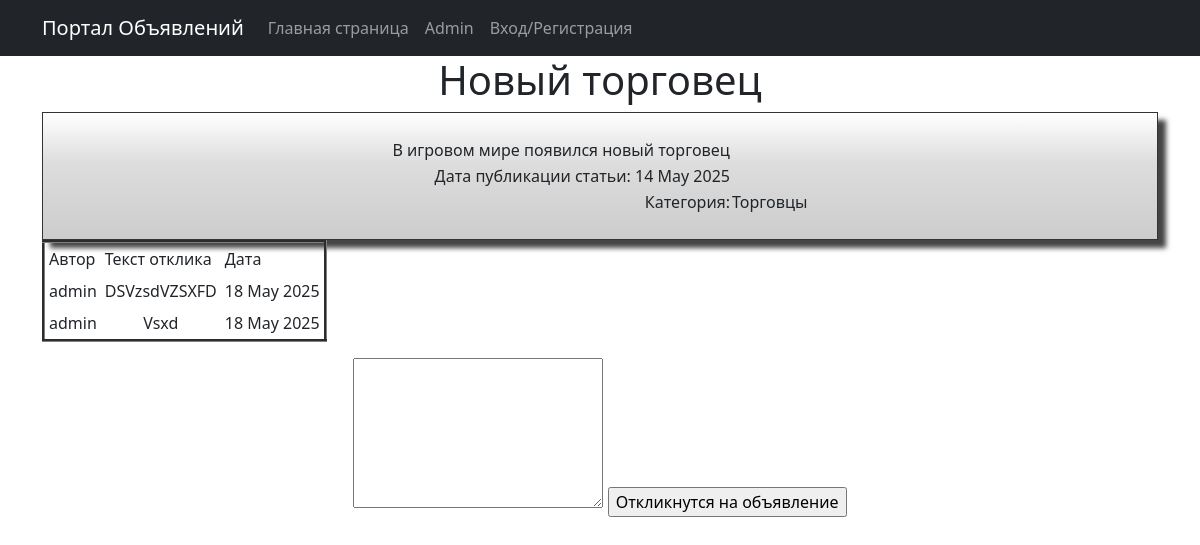
/4, run on the app's committed database.
### advertisement/models.py (models this page shows, shortened)
class Advertisement(models.Model):
    user_id = models.ForeignKey(User, on_delete=models.CASCADE)
    title_ad = models.CharField(max_length=128)
    text_ad = CKEditor5Field()
    category = models.ForeignKey(Category, on_delete=models.CASCADE)
    date_time = models.DateTimeField(auto_now_add=True)

class Category(models.Model):
    name = models.CharField(max_length=64, unique=True)
    def __str__(self):
        return self.name

class Feedback(models.Model):
    ad_id = models.ForeignKey(Advertisement, on_delete=models.CASCADE)
    user_id = models.ForeignKey(User, on_delete=models.CASCADE)
    text_feedback = models.CharField(max_length = 255)
    feedback_received = models.BooleanField(default = False)
    date_time = models.DateTimeField(auto_now_add=True)

### advertisement/views.py (the view)
# urls.py: path('<int:pk>', AdDetail.as_view(), name='ad_detail'),
class AdDetail(DetailView):
    model = Advertisement
    template_name = 'advertisement/ad_detail.html'
    context_object_name = 'ad_detail'
    def get_context_data(self, **kwargs):
        ad = self.get_object()
        if ad.user_id == self.request.user:
            author_ad = True
        else:
            author_ad = False
        context = super().get_context_data(**kwargs)
        context['feedbacks'] = Feedback.objects.filter(ad_id=ad.pk)
        context['author_ad'] = author_ad
        context['not_author_ad'] = not author_ad
        return context

### templates/advertisement/ad_detail.html (shortened to what this page needs)
{% extends 'flatpages/default.html' %}
{% block content %}
<h1>{{ ad_detail.title_ad }}</h1>
        <div class="shadowbox">
                <table align="center">
                    <tr><td align="left">{{ ad_detail.text_ad | safe }}</td></tr>
                    <tr><td align="right"> Дата публикации статьи: {{ ad_detail.date_time | date:'d M Y' }}</td></tr>
                    <tr>
                        <td align="right"> Категория:</td>
                        <td> {{ ad_detail.category }} </td>
                    </tr>
                </table>
        </div>
<div>
        {% if feedbacks %}
            <table border="3" cellpadding="4" cellspacing="1">
                <tr>
                    <td align="left">Автор</td>
                    <td align="left">Текст отклика</td>
                    <td align="left">Дата</td>
                </tr>
                {% for feedback in feedbacks%}
                <tr>
                    <td>{{ feedback.user_id }}</td>
                    <td>{{ feedback.text_feedback }}</td>
                    <td>{{ feedback.date_time | date:'d M Y' }}</td>
                </tr>
                {% endfor %}
            </table>
        {% else %}
        <h4>Откликов нет!</h4>
        {% endif%}
</div>
<div>
    {% if not_author_ad %}
            <form action="{% url 'create_feedback' ad_detail.pk %}" method="post">
            <textarea name="text" style="width:250px;height:150px;"></textarea>
            <input type="submit" value="Откликнутся на объявление">
        </form>
    {% endif%}
</div>
{% endblock content %}

### templates/advertisement/ad_detail.html (style rules this page uses)
.shadowbox { width: 100%; margin: 0 auto; border: 1px solid #333; box-shadow: 8px 8px 5px #444; padding: 8px 12px; background-image: linear-gradient(180deg, #fff, #ddd 40%, #ccc); }

### data on the page
Advertisement: title_ad "Новый торговец", text_ad "В игровом мире появился новый торговец", date_time "14 May 2025", category "Торговцы"
Feedback: user_id "admin", text_feedback "DSVzsdVZSXFD", date_time "18 May 2025"
Feedback: user_id "admin", text_feedback "Vsxd", date_time "18 May 2025"
